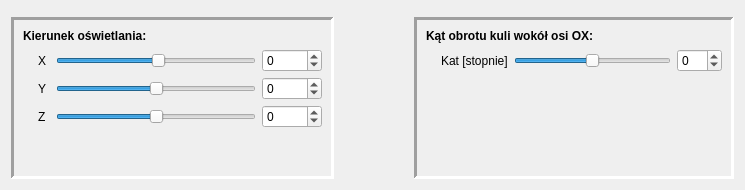
<?xml version="1.0" encoding="UTF-8"?>
<ui version="4.0">
 <class>DxControlPanel</class>
 <widget class="QWidget" name="DxControlPanel">
  <property name="geometry">
   <rect>
    <x>0</x>
    <y>0</y>
    <width>745</width>
    <height>190</height>
   </rect>
  </property>
  <property name="sizePolicy">
   <sizepolicy hsizetype="Preferred" vsizetype="Minimum">
    <horstretch>0</horstretch>
    <verstretch>0</verstretch>
   </sizepolicy>
  </property>
  <property name="minimumSize">
   <size>
    <width>0</width>
    <height>180</height>
   </size>
  </property>
  <property name="maximumSize">
   <size>
    <width>16777215</width>
    <height>190</height>
   </size>
  </property>
  <property name="windowTitle">
   <string>Form</string>
  </property>
  <layout class="QVBoxLayout" name="verticalLayout_3">
   <item>
    <spacer name="verticalSpacer">
     <property name="orientation">
      <enum>Qt::Vertical</enum>
     </property>
     <property name="sizeType">
      <enum>QSizePolicy::Preferred</enum>
     </property>
     <property name="sizeHint" stdset="0">
      <size>
       <width>20</width>
       <height>6</height>
      </size>
     </property>
    </spacer>
   </item>
   <item>
    <layout class="QHBoxLayout" name="horizontalLayout_3">
     <item>
      <widget class="QFrame" name="frame">
       <property name="minimumSize">
        <size>
         <width>0</width>
         <height>140</height>
        </size>
       </property>
       <property name="frameShape">
        <enum>QFrame::Panel</enum>
       </property>
       <property name="frameShadow">
        <enum>QFrame::Sunken</enum>
       </property>
       <property name="lineWidth">
        <number>3</number>
       </property>
       <layout class="QVBoxLayout" name="verticalLayout">
        <item>
         <widget class="QLabel" name="_pLabel_LightDir">
          <property name="maximumSize">
           <size>
            <width>16777215</width>
            <height>25</height>
           </size>
          </property>
          <property name="font">
           <font>
            <weight>75</weight>
            <bold>true</bold>
           </font>
          </property>
          <property name="text">
           <string>Kierunek oświetlania:</string>
          </property>
         </widget>
        </item>
        <item>
         <layout class="QHBoxLayout" name="horizontalLayout">
          <item>
           <spacer name="horizontalSpacer_2">
            <property name="orientation">
             <enum>Qt::Horizontal</enum>
            </property>
            <property name="sizeType">
             <enum>QSizePolicy::Fixed</enum>
            </property>
            <property name="sizeHint" stdset="0">
             <size>
              <width>15</width>
              <height>20</height>
             </size>
            </property>
           </spacer>
          </item>
          <item>
           <layout class="QGridLayout" name="gridLayout_2">
            <property name="verticalSpacing">
             <number>5</number>
            </property>
            <item row="0" column="0">
             <widget class="QLabel" name="_pLabel_X">
              <property name="text">
               <string>X </string>
              </property>
             </widget>
            </item>
            <item row="0" column="1">
             <widget class="QSlider" name="_pSliderX">
              <property name="minimumSize">
               <size>
                <width>200</width>
                <height>0</height>
               </size>
              </property>
              <property name="toolTip">
               <string>Rotation of the second joint</string>
              </property>
              <property name="minimum">
               <number>-90</number>
              </property>
              <property name="maximum">
               <number>90</number>
              </property>
              <property name="value">
               <number>2</number>
              </property>
              <property name="orientation">
               <enum>Qt::Horizontal</enum>
              </property>
             </widget>
            </item>
            <item row="0" column="2">
             <widget class="QSpinBox" name="_pSpinBoxX">
              <property name="minimumSize">
               <size>
                <width>60</width>
                <height>0</height>
               </size>
              </property>
              <property name="minimum">
               <number>-90</number>
              </property>
              <property name="maximum">
               <number>90</number>
              </property>
             </widget>
            </item>
            <item row="1" column="0">
             <widget class="QLabel" name="_pLabel_Y">
              <property name="text">
               <string>Y</string>
              </property>
             </widget>
            </item>
            <item row="1" column="1">
             <widget class="QSlider" name="_pSliderY">
              <property name="toolTip">
               <string>Rotation of the second joint</string>
              </property>
              <property name="minimum">
               <number>-90</number>
              </property>
              <property name="maximum">
               <number>90</number>
              </property>
              <property name="orientation">
               <enum>Qt::Horizontal</enum>
              </property>
             </widget>
            </item>
            <item row="1" column="2">
             <widget class="QSpinBox" name="_pSpinBoxY">
              <property name="minimum">
               <number>-90</number>
              </property>
              <property name="maximum">
               <number>90</number>
              </property>
             </widget>
            </item>
            <item row="2" column="0">
             <widget class="QLabel" name="_pLabel_Z">
              <property name="text">
               <string>Z </string>
              </property>
             </widget>
            </item>
            <item row="2" column="1">
             <widget class="QSlider" name="_pSliderZ">
              <property name="toolTip">
               <string>Rotation of the second joint</string>
              </property>
              <property name="minimum">
               <number>-90</number>
              </property>
              <property name="maximum">
               <number>90</number>
              </property>
              <property name="orientation">
               <enum>Qt::Horizontal</enum>
              </property>
             </widget>
            </item>
            <item row="2" column="2">
             <widget class="QSpinBox" name="_pSpinBoxZ">
              <property name="minimum">
               <number>-90</number>
              </property>
              <property name="maximum">
               <number>90</number>
              </property>
             </widget>
            </item>
           </layout>
          </item>
         </layout>
        </item>
        <item>
         <spacer name="verticalSpacer_3">
          <property name="orientation">
           <enum>Qt::Vertical</enum>
          </property>
          <property name="sizeHint" stdset="0">
           <size>
            <width>20</width>
            <height>16</height>
           </size>
          </property>
         </spacer>
        </item>
       </layout>
      </widget>
     </item>
     <item>
      <spacer name="horizontalSpacer">
       <property name="orientation">
        <enum>Qt::Horizontal</enum>
       </property>
       <property name="sizeHint" stdset="0">
        <size>
         <width>89</width>
         <height>20</height>
        </size>
       </property>
      </spacer>
     </item>
     <item>
      <widget class="QFrame" name="frame_2">
       <property name="minimumSize">
        <size>
         <width>320</width>
         <height>140</height>
        </size>
       </property>
       <property name="frameShape">
        <enum>QFrame::Panel</enum>
       </property>
       <property name="frameShadow">
        <enum>QFrame::Sunken</enum>
       </property>
       <property name="lineWidth">
        <number>3</number>
       </property>
       <layout class="QVBoxLayout" name="verticalLayout_2">
        <item>
         <widget class="QLabel" name="_pLabel_LightDir_2">
          <property name="font">
           <font>
            <weight>75</weight>
            <bold>true</bold>
           </font>
          </property>
          <property name="text">
           <string>Kąt obrotu kuli wokół osi OX:</string>
          </property>
         </widget>
        </item>
        <item>
         <layout class="QHBoxLayout" name="horizontalLayout_2">
          <item>
           <spacer name="horizontalSpacer_3">
            <property name="orientation">
             <enum>Qt::Horizontal</enum>
            </property>
            <property name="sizeType">
             <enum>QSizePolicy::Fixed</enum>
            </property>
            <property name="sizeHint" stdset="0">
             <size>
              <width>15</width>
              <height>20</height>
             </size>
            </property>
           </spacer>
          </item>
          <item>
           <widget class="QLabel" name="_pLabel_Kat">
            <property name="text">
             <string>Kat [stopnie]</string>
            </property>
           </widget>
          </item>
          <item>
           <widget class="QSlider" name="_pSliderKat">
            <property name="toolTip">
             <string>Rotation of the second joint</string>
            </property>
            <property name="minimum">
             <number>-90</number>
            </property>
            <property name="maximum">
             <number>90</number>
            </property>
            <property name="orientation">
             <enum>Qt::Horizontal</enum>
            </property>
           </widget>
          </item>
          <item>
           <widget class="QSpinBox" name="_pSpinBoxKat">
            <property name="minimum">
             <number>-90</number>
            </property>
            <property name="maximum">
             <number>90</number>
            </property>
           </widget>
          </item>
         </layout>
        </item>
        <item>
         <spacer name="verticalSpacer_2">
          <property name="orientation">
           <enum>Qt::Vertical</enum>
          </property>
          <property name="sizeHint" stdset="0">
           <size>
            <width>20</width>
            <height>78</height>
           </size>
          </property>
         </spacer>
        </item>
       </layout>
      </widget>
     </item>
    </layout>
   </item>
  </layout>
 </widget>
 <resources/>
 <connections>
  <connection>
   <sender>_pSliderKat</sender>
   <signal>valueChanged(int)</signal>
   <receiver>_pSpinBoxKat</receiver>
   <slot>setValue(int)</slot>
   <hints>
    <hint type="sourcelabel">
     <x>671</x>
     <y>140</y>
    </hint>
    <hint type="destinationlabel">
     <x>737</x>
     <y>139</y>
    </hint>
   </hints>
  </connection>
  <connection>
   <sender>_pSpinBoxKat</sender>
   <signal>valueChanged(int)</signal>
   <receiver>_pSliderKat</receiver>
   <slot>setValue(int)</slot>
   <hints>
    <hint type="sourcelabel">
     <x>737</x>
     <y>139</y>
    </hint>
    <hint type="destinationlabel">
     <x>671</x>
     <y>140</y>
    </hint>
   </hints>
  </connection>
  <connection>
   <sender>_pSpinBoxZ</sender>
   <signal>valueChanged(int)</signal>
   <receiver>_pSliderZ</receiver>
   <slot>setValue(int)</slot>
   <hints>
    <hint type="sourcelabel">
     <x>303</x>
     <y>127</y>
    </hint>
    <hint type="destinationlabel">
     <x>210</x>
     <y>137</y>
    </hint>
   </hints>
  </connection>
  <connection>
   <sender>_pSliderZ</sender>
   <signal>valueChanged(int)</signal>
   <receiver>_pSpinBoxZ</receiver>
   <slot>setValue(int)</slot>
   <hints>
    <hint type="sourcelabel">
     <x>214</x>
     <y>120</y>
    </hint>
    <hint type="destinationlabel">
     <x>303</x>
     <y>125</y>
    </hint>
   </hints>
  </connection>
  <connection>
   <sender>_pSpinBoxY</sender>
   <signal>valueChanged(int)</signal>
   <receiver>_pSliderY</receiver>
   <slot>setValue(int)</slot>
   <hints>
    <hint type="sourcelabel">
     <x>290</x>
     <y>93</y>
    </hint>
    <hint type="destinationlabel">
     <x>212</x>
     <y>94</y>
    </hint>
   </hints>
  </connection>
  <connection>
   <sender>_pSliderY</sender>
   <signal>valueChanged(int)</signal>
   <receiver>_pSpinBoxY</receiver>
   <slot>setValue(int)</slot>
   <hints>
    <hint type="sourcelabel">
     <x>229</x>
     <y>83</y>
    </hint>
    <hint type="destinationlabel">
     <x>299</x>
     <y>91</y>
    </hint>
   </hints>
  </connection>
  <connection>
   <sender>_pSpinBoxX</sender>
   <signal>valueChanged(int)</signal>
   <receiver>_pSliderX</receiver>
   <slot>setValue(int)</slot>
   <hints>
    <hint type="sourcelabel">
     <x>284</x>
     <y>58</y>
    </hint>
    <hint type="destinationlabel">
     <x>211</x>
     <y>56</y>
    </hint>
   </hints>
  </connection>
  <connection>
   <sender>_pSliderX</sender>
   <signal>valueChanged(int)</signal>
   <receiver>_pSpinBoxX</receiver>
   <slot>setValue(int)</slot>
   <hints>
    <hint type="sourcelabel">
     <x>229</x>
     <y>47</y>
    </hint>
    <hint type="destinationlabel">
     <x>287</x>
     <y>49</y>
    </hint>
   </hints>
  </connection>
 </connections>
</ui>
